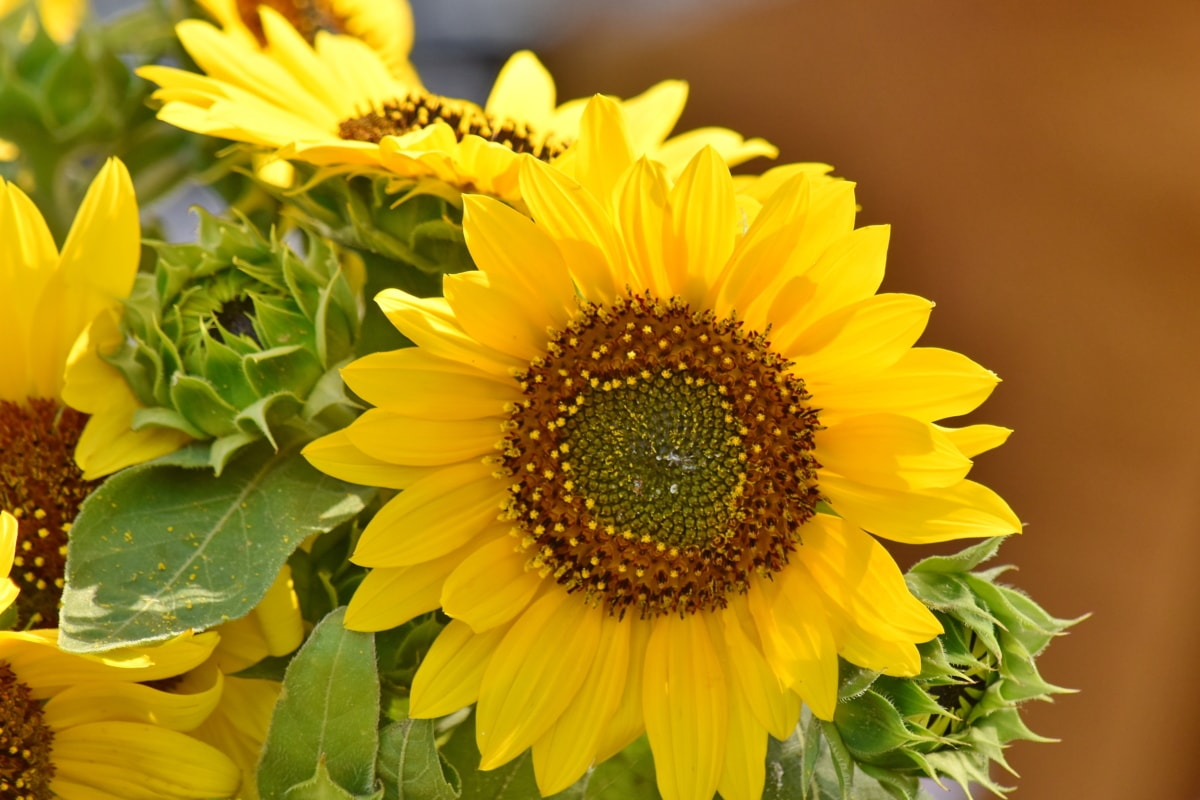
%> input picture Midterm 2/mat_midterm02_0716304/sunflower.jpg, 1200 x 800 px
$ octave m02_4_0716304.m   (GNU Octave 9; MATLAB toolbox functions it lacks are replaced by stand-ins)
%> lines starting %> are read from the running program, lines starting %| are printed output that depends on the picture
%%%%%%%%%%%%%%%%%%%%%%%%%%%
% Midterm Number: 2
% Problem number: 4
% Student Name:  퍫쨖샅
% Student ID: 0716304
% Email address: jonathan.tzuchi.liu@gmail.com
% Department: Computer Science
% Date: 2022/05/12
% National Yang Ming Chiao Tung University, Taiwan
%%%%%%%%%%%%%%%%%%%%%%%%%%%%

close all; clear; clc;		% close all windows
                            % clear variables, and clear screen

disp('Midterm Problem 2.4') 	% show Midterm Problem 2.4

disp('퍫쨖샅 0716304');

global key_pressed_left;
global key_pressed_right;
global key_pressed_grid;
global key_pressed_gray;
global key_pressed_reset;
global key_pressed_quit;
global key_pressed_brightenUp;

%
%These boolean variables are set properly
%inside the callback function.
%
key_pressed_left = false;
key_pressed_right = false;
key_pressed_grid = false;
key_pressed_gray = false;
key_pressed_quit = false;
key_pressed_brightenUp = false;
key_pressed_reset = false;

L1 = imread('sunflower.jpg');
%> L1 is the input picture: size 800x1200x3 uint8; mean R, G, B 162.4, 128.4, 22.9
L2 = imresize(L1, [320 320]);
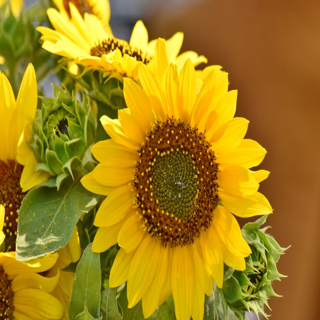
%> L2: size 320x320x3 uint8; mean R, G, B 162.4, 128.4, 22.9

s = size(L2);
%> s = [320 320 3]
Id = im2double(L2);
K = ones(size(L2), 'double');
figure, imshow(L2);
input('Press ENTER to start...');

numFrames = 500;

Id = im2double(L2);


for f = [1:numFrames]

    set(gcf, 'KeyPressFcn', @keyboard)

    figure(1);

    bf = f/numFrames;
    f0 = bf * bf * pi * 2;
%     f0 = f / numFrames * pi * 2;
    xx = 0.8 * s(2) * cos(f0) / 2;
    yy = 0.8 * s(1) * sin(f0) / 2;

    [x, y] = meshgrid([1:s(2)], [1:s(1)]);
    x = (x - s(1)/2 + xx) ./ (160 / (1.01 ^ f)); % controls the intensity at the end
    y = (y - s(2)/2 + yy) ./ (160 / (1.01 ^ f)); % controls the intensity at the end
    r = sqrt(x .^ 2 + y .^ 2);
    z = abs(sin(r) ./ r);
    zmax = max(max(z));
    z = 5 .* z ./ zmax;

    L3 = cat(3, z, z, z);

    k0 = 0.5 + abs(0.5*(sin(f/20)));
%   colorful
%     K1 = cat(3, k0 .* Id .* L3(:,:,1), k0 .* Id(:,:,2) .* (2-L3(:,:,1)), k0 .* Id(:,:,3) .* (2-L3(:,:,1)));
    L5 = k0 .* Id .* L3;

    if(f < 200)
       L5 = L5 .* 0.3;
    end
    imshow(L5);
    pause(0.003);
end
%> this loop made 500 passes
%> pass 1, `L5 = k0 .* Id .* L3;`:
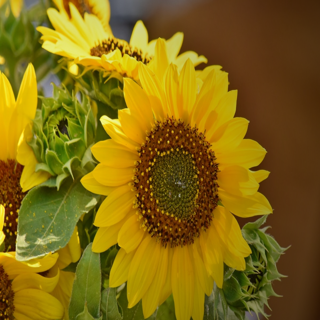
%> L5: size 320x320x3 double; mean R, G, B 1.34, 1.08, 0.181; drawn with min black and max white
%> pass 1, `L5 = L5 .* 0.3;`:
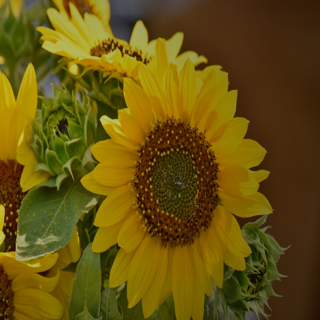
%> L5: size 320x320x3 double; mean R, G, B 0.401, 0.323, 0.0542

function keyboard(src, event)
    disp(event.Key);

    global key_pressed_left;
    global key_pressed_right;
    global key_pressed_grid;
    global key_pressed_gray;
    global key_pressed_reset;
    global key_pressed_quit;
    global key_pressed_brightenUp;

    %
    %These boolean variables are set properly
    %inside the callback function.
    %
    key_pressed_left = false;
    key_pressed_right = false;
    key_pressed_grid = false;
    key_pressed_gray = false;
    key_pressed_quit = false;
    key_pressed_brightenUp = false;
    key_pressed_reset = false;

    switch(event.Key)
        case 'q'
            key_pressed_quit = 1;
        case 's'
            key_pressed_stop = ~key_pressed_stop;
        case 'space'
            key_pressed_mode = ~key_pressed_mode;
        otherwise

    end
end
